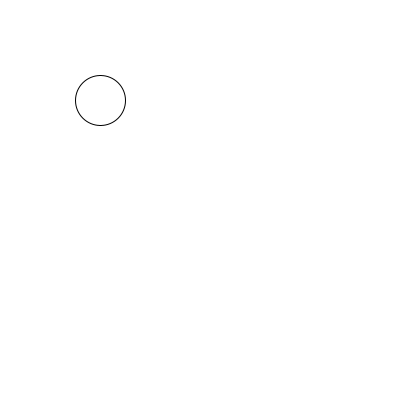
Frame 1 (no input)
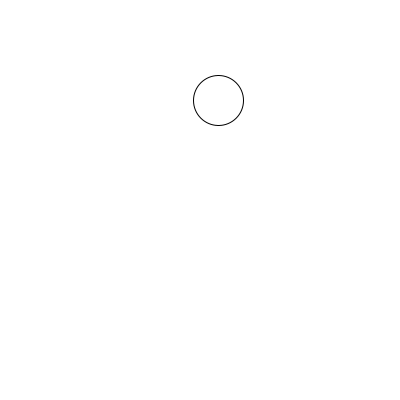
Frame 60 (the mouse pressed at the canvas centre just before this capture)
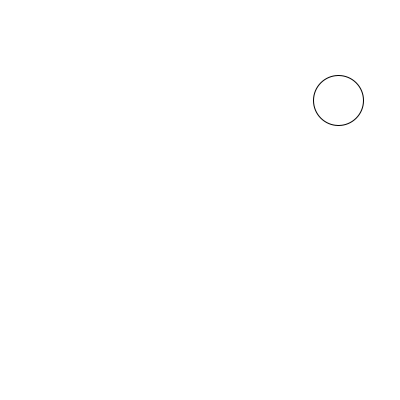
Frame 120 (the mouse held since frame 60 and released just before this capture)

The Processing sketch that drew these frames (run headless with seeded random() and noise(); from frame 60 on, the mouse is pressed at the canvas centre):

// Processing sketch: sketch_2_Betingelser
// ── sketch_2_Betingelser.pde
//I dette eksempel bevæger cirklen sig fra venstre mod højre på skærmen. Når den når kanten af vinduet, ændrer den retning og fortsætter i den modsatte retning. Eleverne kan eksperimentere med værdierne for at ændre hastigheden, størrelsen på cirklen eller tilføje y-bevægelse for at gøre øvelsen mere interessant.

int posX = 100;  // Placering x. Værdien er startposition
int posY = 100;  // Placering y. Værdien er startposition
int speedX = 2;  // Hastighed i x-retning (Pixel/frame)

void setup() {
  size(400, 400);
}

void draw() {
  background(255); // Hvid baggrund (Når der kun er en værdi, så er det i grå skala 0-255)
  ellipse(posX, posY, 50, 50); // Tegn en cirkel
  posX = posX + speedX;  // Opdater x-position baseret på hastighed
  if (posX > width - 25){// Check for kollision med højre kant
    speedX = -speedX;    // Ændr retning og hastighed
    posX = width - 25;   // Flyt cirklen væk fra kanten for at undgå konstant kollision
  }else if (posX < 25){  // Check for kollision med venstre kant
    speedX = -speedX;    // Ændr retning og hastighed
    posX = 25;           // Flyt cirklen væk fra kanten for at undgå konstant kollision
  }
}
